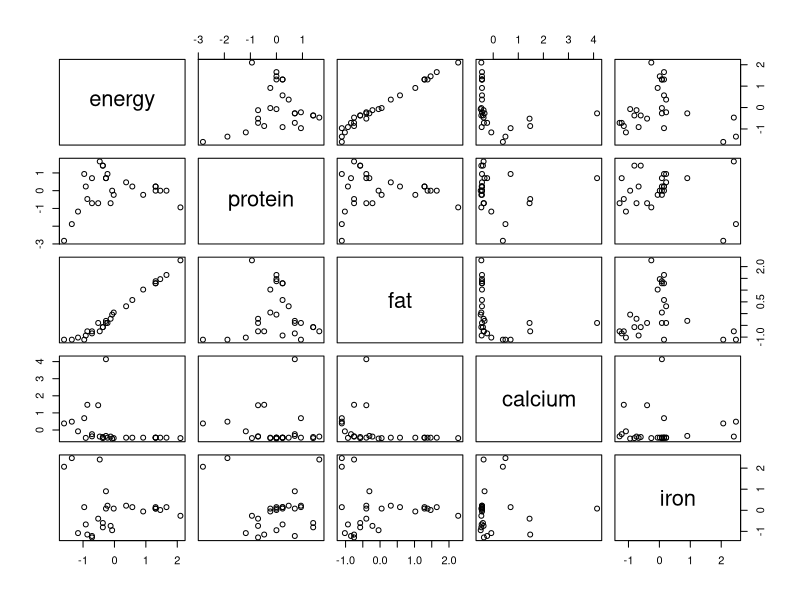
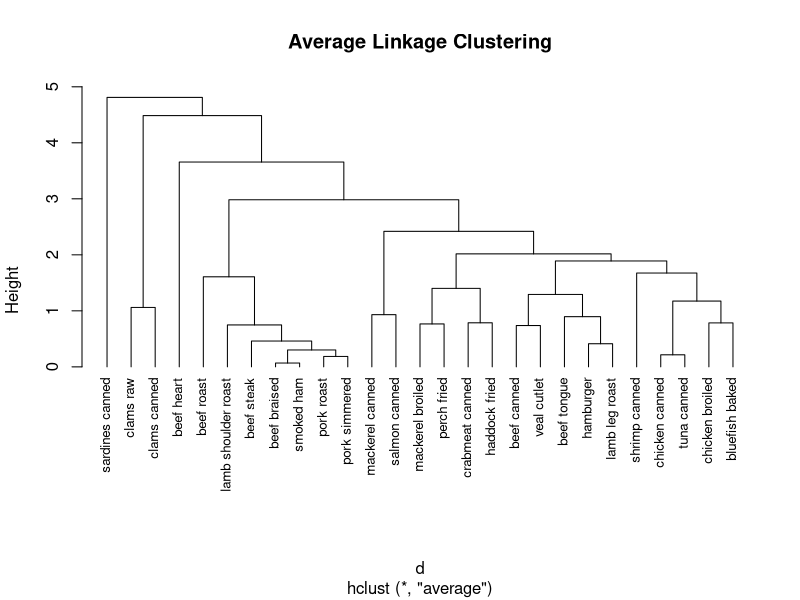
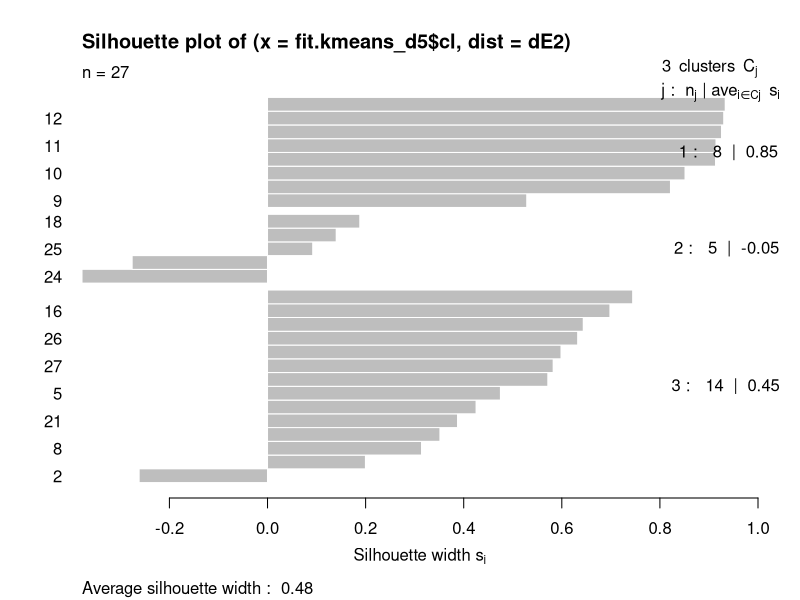

Reproduce these figures in R, in order.
# Clustering of nutrient data

# Set directory first.
# setwd("C:/Users/...")

library(ggplot2)
library(cluster)

nutrient <- read.csv(file="nut1.csv",row.names=1)

# Scale nutrient data
nutrient.scaled <- scale(nutrient)

# Check head of scaled data
head(nutrient.scaled,4)

d <- dist(nutrient.scaled)
as.matrix(d)[1:4,1:4]

# Pair plot of data
dev.new()
pairs(nutrient.scaled)

# Cluster using dendrogram and plot the data
fit.dendro <- hclust(d, method="average")
plot(fit.dendro, hang=-1, cex=0.8, main="Average Linkage Clustering")

# Cluster using k-means
fit.kmeans_d5 <- kmeans(nutrient.scaled, 3) # 5 cluster solution

dissE <- daisy(nutrient.scaled) 
dE2   <- dissE^2
sk2   <- silhouette(fit.kmeans_d5$cl, dE2)
dev.new()
plot(sk2)


